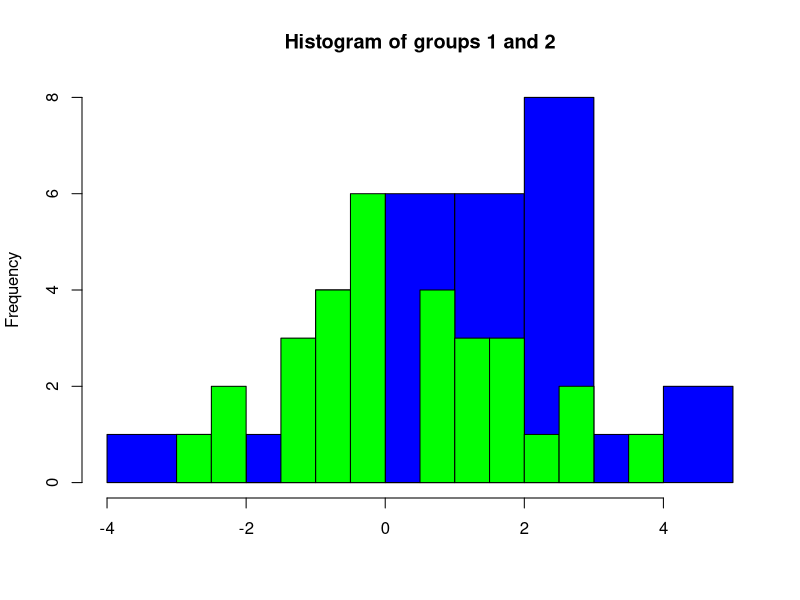
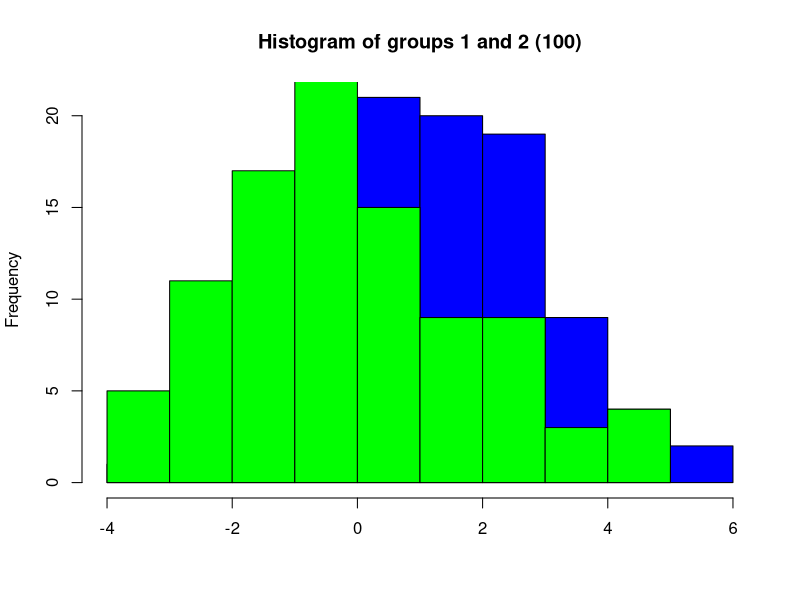
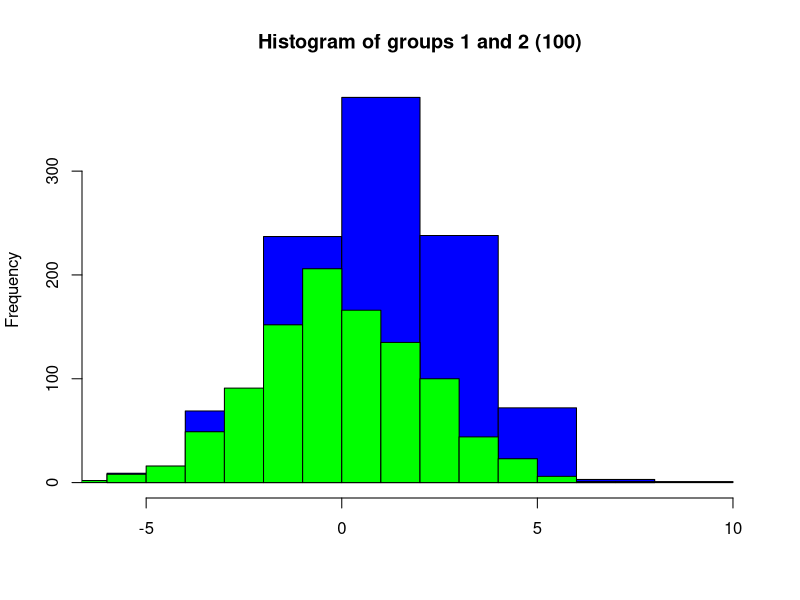

Write R code to recreate these figures, in order.
## ---- chunk 1
knitr::opts_chunk$set(echo = TRUE)
## ---- chunk 2

## Setting a seed 
set.seed(1)

## Simulating the data 
group1 <- rnorm(30, 1, 2) # 100 data points with a mean of 0 1 and sd of 2. 
group2 <- rnorm(30, 0, 2) # 100 data points with a mean of 0 and sd of 2. 

## Visualizing the data 
hist(group1, col = "blue", breaks = 10, main = "Histogram of groups 1 and 2", xlab = "")
hist(group2, add = TRUE, breaks = 10, col = "green")


## Some descriptive statistics 
mean(group1)
sd(group1)
mean(group2)
sd(group2)
## ---- chunk 3
set.seed(1)
## Simulating the data - 100 
group1.a <- rnorm(100, 1, 2) # 100 data points with a mean of 0 1 and sd of 2. 
group2.a <- rnorm(100, 0, 2) # 100 data points with a mean of 0 and sd of 2. 

## Visualizing the data - 100 
hist(group1.a, col = "blue", breaks = 10, main = "Histogram of groups 1 and 2 (100)", xlab = "")
hist(group2.a, add = TRUE, breaks = 10, col = "green")

## Simulating the data - 1000 
group1.b <- rnorm(1000, 1, 2) # 100 data points with a mean of 0 1 and sd of 2. 
group2.b <- rnorm(1000, 0, 2) # 100 data points with a mean of 0 and sd of 2. 

## Visualizing the data - 1000 
hist(group1.b, col = "blue", breaks = 10, main = "Histogram of groups 1 and 2 (100)", xlab = "")
hist(group2.b, add = TRUE, breaks = 10, col = "green")
## ---- chunk 4
## Running an independent-samples t-test to see if there is a significant difference in means between the two groups. 
t.test(group1, group2, paired = FALSE, var.equal = TRUE, conf.level = 0.95)
## ---- chunk 5
## Setting a seed again 
set.seed(1)

nsims <- 1000 # 1000 simulations 
pvals <- c() # Storage 

for(i in 1:nsims){
  group1 <- rnorm(30, 1, 2) # simulate group 1 
  group2 <- rnorm(30, 0, 2) # simulate group 2 
  pvals[i] <- t.test(group1, group2, paired = FALSE, var.equal = TRUE, conf.level = 0.95)$p.value # run t test and extract p-values 
}

mean(pvals < .05) # proportion of p-values that are smaller than alpha = 0.05 (power)
## ---- chunk 6
## Setting a seed again 
#set.seed(1)

## Function for sample size calculation 
powerfun <- function(power){
  ## Some bookkeeping: 
  n_sims <- 1000 # number of simulations 
  i <- 2
  power_at_n <- c(0) # Storage for power
  p_vals <- c() # Storage for p values 
  n <- 30 # Sample size 
  while(power_at_n[i-1] < power){
  for(sim in 1:n_sims){
    
    ## Simulate data: 
    group1 <- rnorm(n,1,2) # simulate group 1
    group2 <- rnorm(n,0,2) # simulate group 2
    
    ## T-test: 
    p_vals[sim] <- t.test(group1, group2, paired = FALSE, var.equal = TRUE, conf.level = 0.9)$p.value # run t-test and extract the p-value
  }
    ## Power for each sample size: 
    power_at_n[i] <- mean(p_vals < .10) # check power (i.e. proportion of p-values that are smaller than alpha-level of .10)
    
    ## Some more bookkeeping :
    n <- n+1 # increase sample-size by 1
    i <- i+1 # increase index of the while-loop by 1 to save power to vector
}
power_at_n <- power_at_n[-1] # delete first 0 from the vector
return(n-1)
}
## ---- chunk 7
## Results: 
set.seed(1)
powerfun(.80)
powerfun(.95)
## ---- chunk 8
sessionInfo()
## ---- chunk 9
set.seed(25)
powerfun(.80)
powerfun(.95)

set.seed(300)
powerfun(.80)
powerfun(.95)
